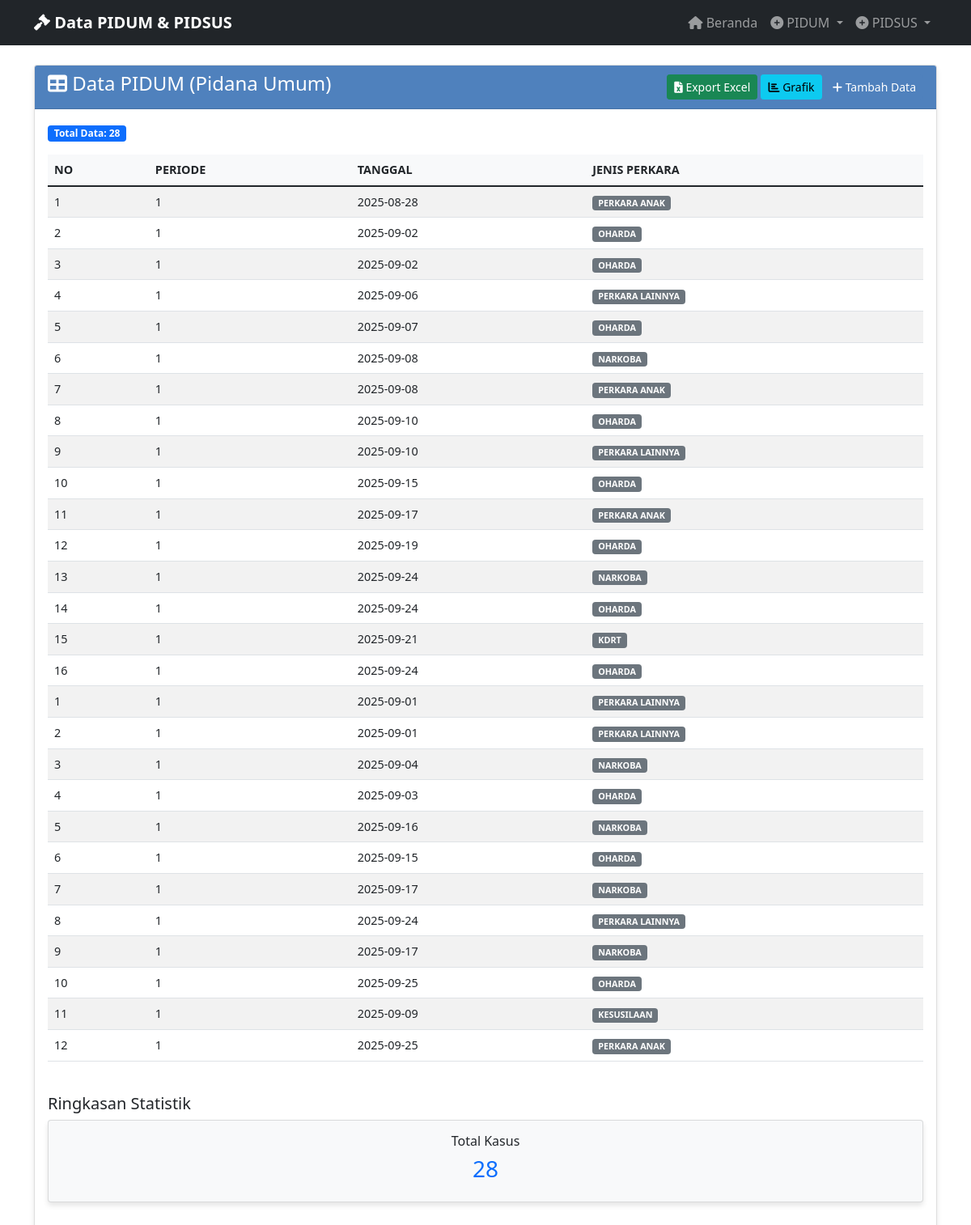
/view_pidum, run on an earlier commit of the app's database.
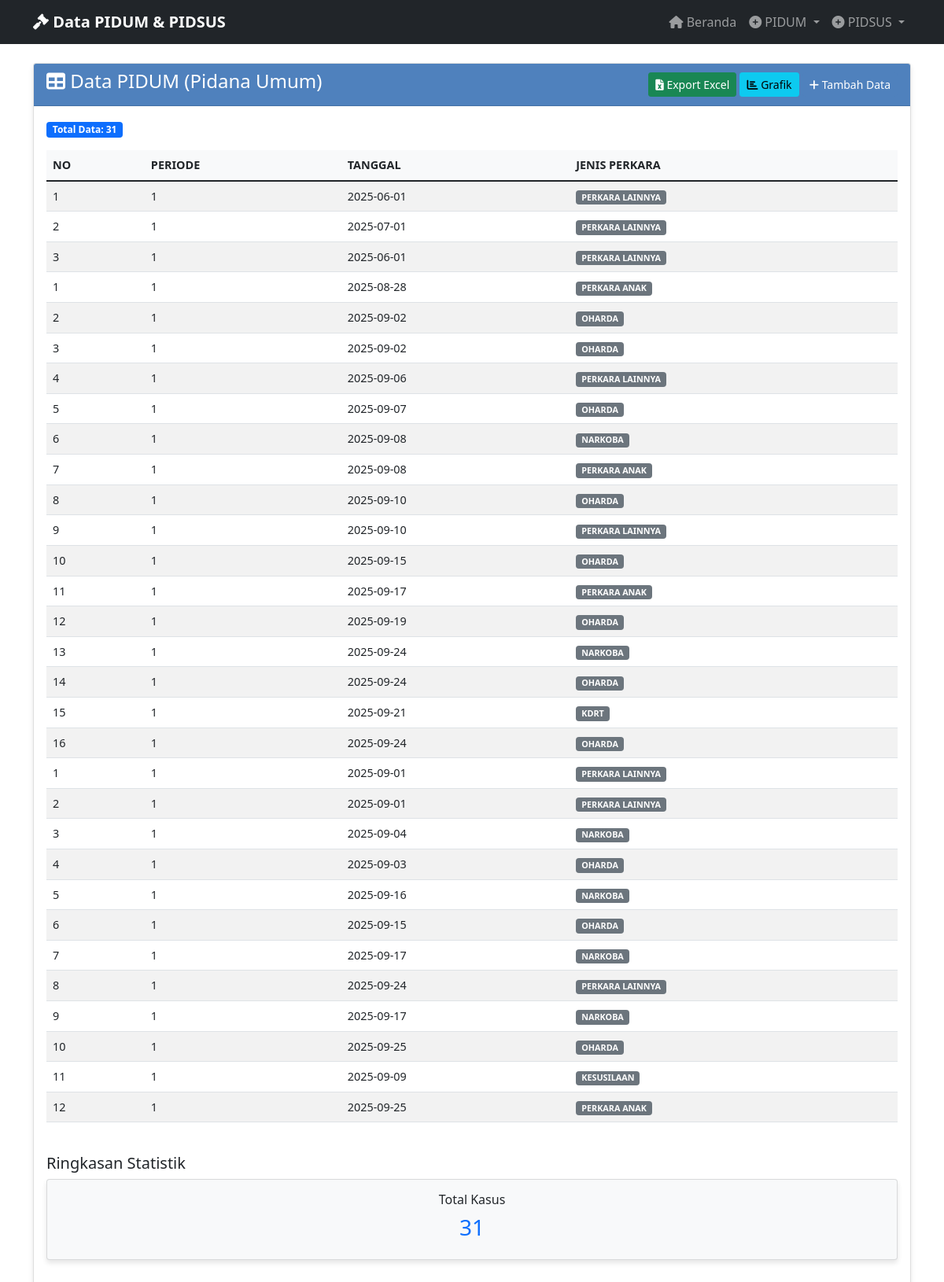
And on a later commit of the database.
### tables this page shows
CREATE TABLE "pidum_data" (
                id INTEGER PRIMARY KEY AUTOINCREMENT,
                no TEXT NOT NULL,
                periode TEXT NOT NULL,
                tanggal TEXT NOT NULL,
                jenis_perkara TEXT NOT NULL,
                tahapan_penanganan TEXT NOT NULL,
                keterangan TEXT NOT NULL,
                created_at TIMESTAMP DEFAULT CURRENT_TIMESTAMP
            );

### app_with_db.py (the view)
@app.route('/view_pidum')
def view_pidum():
    data = get_pidum_data_for_export()
    return render_template('view_pidum.html', data=data)

### database.py (called while the page is built)
@contextmanager
def get_db_connection():
    conn = sqlite3.connect(DATABASE_PATH)
    conn.row_factory = sqlite3.Row
    try:
        yield conn
    finally:
        conn.close()

def get_all_pidum_data():
    with get_db_connection() as conn:
        cursor = conn.cursor()
        cursor.execute('SELECT * FROM pidum_data ORDER BY created_at DESC')
        rows = cursor.fetchall()
        return [dict(row) for row in rows]

def get_pidum_data_for_export():
    data = get_all_pidum_data()
    export_data = []
    for row in data:
        export_data.append({
            'NO': row['no'],
            'PERIODE': row['periode'],
            'TANGGAL': row['tanggal'],
            'JENIS PERKARA': row['jenis_perkara'],
            'TAHAPAN PENANGANAN': row['tahapan_penanganan'],
            'KETERANGAN': row['keterangan']
        })
    return export_data

### templates/view_pidum.html (shortened to what this page needs)
{% extends "base.html" %}
{% block content %}
<div class="row">
    <div class="col-md-12">
        <div class="card">
            <div class="card-header d-flex justify-content-between align-items-center">
                <h4><i class="fas fa-table"></i> Data PIDUM (Pidana Umum)</h4>
                <div>
                    <a href="{{ url_for('export_pidum_excel') }}" class="btn btn-success btn-sm">
                        <i class="fas fa-file-excel"></i> Export Excel
                    </a>
                    <a href="{{ url_for('pidum_charts') }}" class="btn btn-info btn-sm">
                        <i class="fas fa-chart-bar"></i> Grafik
                    </a>
                    <a href="{{ url_for('input_pidum') }}" class="btn btn-primary btn-sm">
                        <i class="fas fa-plus"></i> Tambah Data
                    </a>
                </div>
            </div>
            <div class="card-body">
                {% if data %}
                    <div class="mb-3">
                        <span class="badge bg-primary">Total Data: {{ data|length }}</span>
                    </div>
                    <div class="table-responsive">
                        <table class="table table-striped table-hover" id="pidumTable">
                            <thead>
                                <tr>
                                    <th>NO</th>
                                    <th>PERIODE</th>
                                    <th>TANGGAL</th>
                                    <th>JENIS PERKARA</th>
                                </tr>
                            </thead>
                            <tbody>
                                {% for item in data %}
                                <tr>
                                    <td>{{ item.NO }}</td>
                                    <td>{{ item.PERIODE }}</td>
                                    <td>{{ item.TANGGAL }}</td>
                                    <td>
                                        <span class="badge bg-secondary">{{ item['JENIS PERKARA'] }}</span>
                                    </td>
                                </tr>
                                {% endfor %}
                            </tbody>
                        </table>
                    </div>
                    <div class="row mt-4">
                        <div class="col-md-12">
                            <h5>Ringkasan Statistik</h5>
                            <div class="row">
                                <div class="col-md-12">
                                    <div class="card bg-light">
                                        <div class="card-body text-center">
                                            <h6>Total Kasus</h6>
                                            <h3 class="text-primary">{{ data|length }}</h3>
                                        </div>
                                    </div>
                                </div>
                            </div>
                        </div>
                    </div>
                {% endif %}
            </div>
        </div>
    </div>
</div>
{% block scripts %}
<link href="https://cdn.datatables.net/1.11.5/css/dataTables.bootstrap5.min.css" rel="stylesheet">
{% endblock %}
{% endblock %}

### templates/base.html (shortened to what this page needs)
<!DOCTYPE html>
<html lang="id">
<head>
    <link href="https://cdn.jsdelivr.net/npm/bootstrap@5.1.3/dist/css/bootstrap.min.css" rel="stylesheet">
    <link href="https://cdnjs.cloudflare.com/ajax/libs/font-awesome/6.0.0/css/all.min.css" rel="stylesheet">
</head>
<body>
    <nav class="navbar navbar-expand-lg navbar-dark bg-dark">
        <div class="container">
            <a class="navbar-brand" href="{{ url_for('index') }}">
                <i class="fas fa-gavel"></i> Data PIDUM & PIDSUS
            </a>
            <div class="collapse navbar-collapse" id="navbarNav">
                <ul class="navbar-nav ms-auto">
                    <li class="nav-item">
                        <a class="nav-link" href="{{ url_for('index') }}">
                            <i class="fas fa-home"></i> Beranda
                        </a>
                    </li>
                    <li class="nav-item dropdown">
                        <a class="nav-link dropdown-toggle" href="#" id="pidumDropdown" role="button" data-bs-toggle="dropdown">
                            <i class="fas fa-plus-circle"></i> PIDUM
                        </a>
                    </li>
                    <li class="nav-item dropdown">
                        <a class="nav-link dropdown-toggle" href="#" id="pidsusDropdown" role="button" data-bs-toggle="dropdown">
                            <i class="fas fa-plus-circle"></i> PIDSUS
                        </a>
                    </li>
                </ul>
            </div>
        </div>
    </nav>
    <div class="container mt-4">
        {% block content %}{% endblock %}
    </div>
    {% block scripts %}{% endblock %}
</body>
</html>

### templates/base.html (style rules this page uses)
.navbar-brand { font-weight: bold; }
.card { box-shadow: 0 4px 6px rgba(0, 0, 0, 0.1); margin-bottom: 20px; }
.card-header { background-color: #4F81BD; color: white; font-weight: bold; }
.btn-primary { background-color: #4F81BD; border-color: #4F81BD; }
.table { font-size: 0.9rem; }
.table th { background-color: #f8f9fa; font-weight: bold; }

What changed in the data, as far as the page shows it:
added pidum_data: NO "1", PERIODE "1", TANGGAL "2025-06-01", jenis_perkara "PERKARA LAINNYA"
added pidum_data: NO "2", PERIODE "1", TANGGAL "2025-07-01", jenis_perkara "PERKARA LAINNYA"
added pidum_data: NO "3", PERIODE "1", TANGGAL "2025-06-01", jenis_perkara "PERKARA LAINNYA"
Also different on the page:
{{ data|length }}: "28" → "31"
